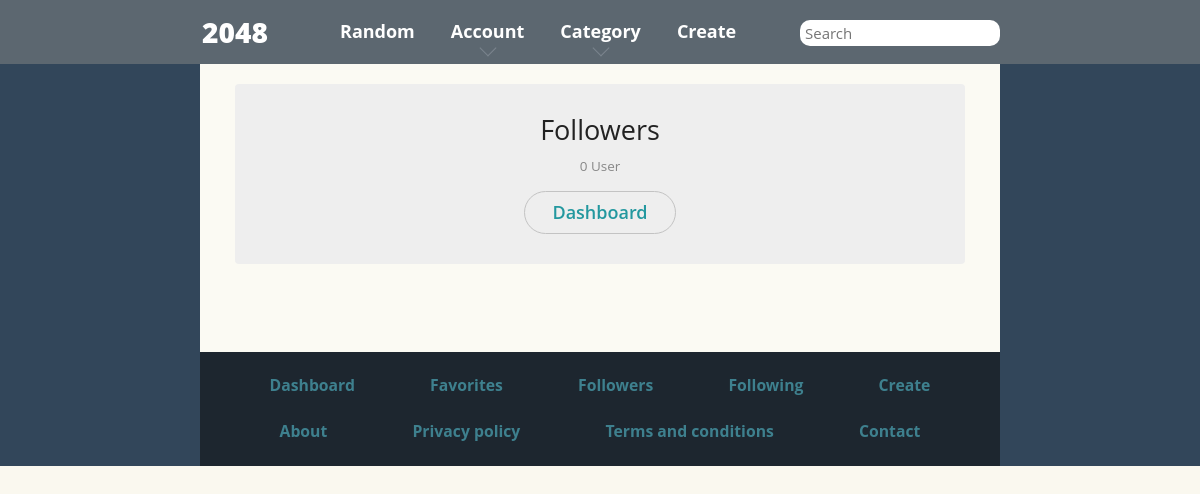
Before: /followers.php (signed in) with the older database file.
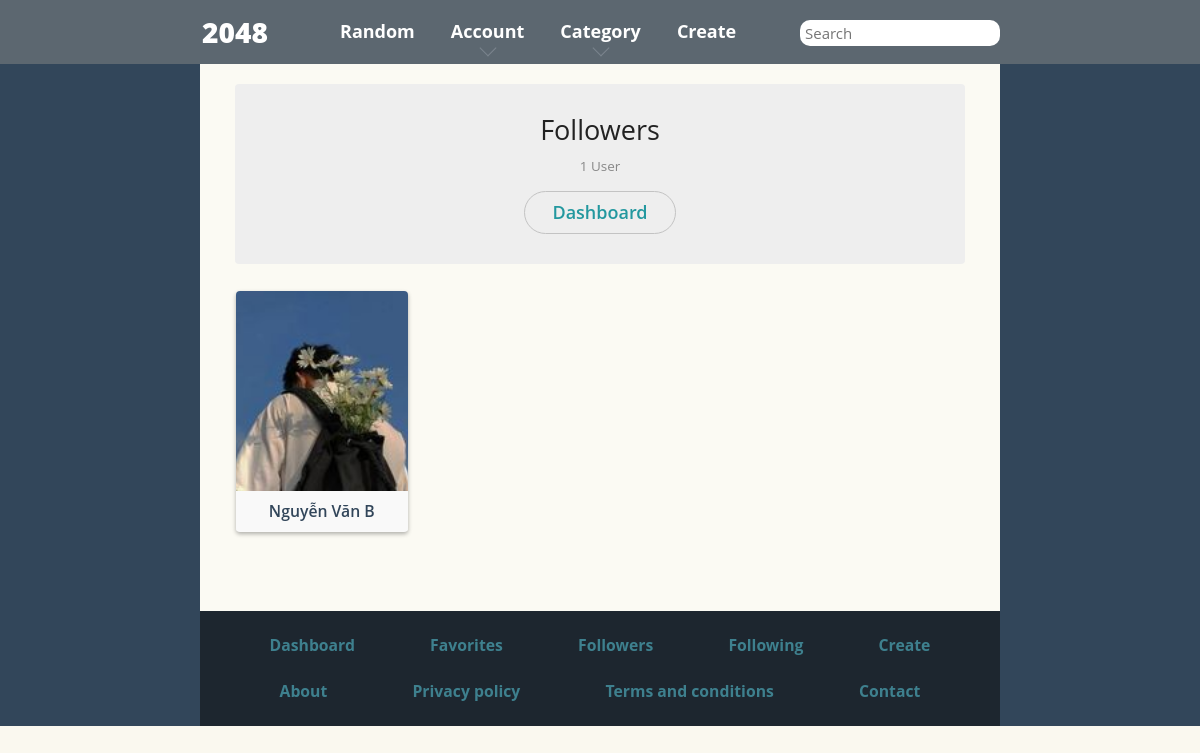
After: the same page with the newer database file.
### tables this page shows
CREATE TABLE `follow` (
  `id_follow` int(11) NOT NULL,
  `id_follower` int(11) NOT NULL,
  `id_following` int(11) NOT NULL
);

CREATE TABLE `users` (
  `id_user` int(11) NOT NULL,
  `name_user` varchar(255) NOT NULL,
  `avatar_user` varchar(255) NOT NULL,
  `email_user` varchar(255) NOT NULL,
  `pass_user` varchar(255) NOT NULL,
  `datetime_user` varchar(255) NOT NULL
);

### followers.php (the view, shortened to what this page needs)
<?php
include('includes/header.php');
?>
<head>
    <link rel="stylesheet" href="style/user.css">
</head>
<?php
$query = "SELECT * FROM follow f
INNER JOIN users u ON u.id_user = f.id_following
WHERE f.id_following = ?";
$statement = $pdo->prepare($query);
$statement->execute([$_SESSION['user']['id_user']]);
$totalRows = $statement->rowCount();
?>
<div class="content-wrapper" id="contentWrapper">
    <div class="content page-user-games" id="content">
        <div class="container-fluid">
            <div class="profile-games">
                <div class="page-header">
                    <h1>Followers</h1>
                    <p class="games-count"><?php echo $totalRows ?></php> User</p>
                    <a class="bordered-button" href="dashboard">Dashboard</a>
                </div>
                <div class="game-blocks row no-gutters" id="relatedGames">
                    <?php
                    while ($row = $statement->fetch(PDO::FETCH_ASSOC)) {
                    ?>
                        <div class="col-lg-3 col-md-3 col-sm-4 col-6">
                            <a href="user-profile/<?php echo $row['id_follower'] ?>" title="">
                                <div class="game-block">
                                    <div class="box" id="box_<?php echo $row['id_follower'] ?>">
                                    <?php
                                        $query_info = "SELECT * FROM  users u
                                        WHERE id_user = ?";
                                        $statement_info = $pdo->prepare($query_info);
                                        $statement_info->execute([$row['id_follower']]);
                                        $row_info = $statement_info->fetch(PDO::FETCH_ASSOC)
                                        ?>
                                        <img src="<?php
                                                    $target_dir = "uploads/avatar/";
                                                    $target_file = $target_dir . $row_info['avatar_user'];
                                                    echo $target_file ?>" accept="image/*" height="200px" style="object-fit: cover;">
                                        <p class="game-name"><?php echo $row_info['name_user'] ?></p>
                                    </div>
                                </div>
                            </a>
                        </div>
                    <?php
                    }
                    ?>
                </div>
            </div>
        </div>
    </div>
</div>
<?php
include('includes/footer.php');
?>

Changed rows visible on the page:
added follow: users.avatar_user (picture), users.name_user "Nguyễn Văn B"
Other visible differences:
$totalRows: "0" → "1"
